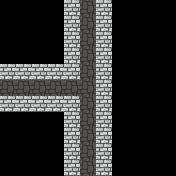

A 2D game scene composited from a Tiled map and its tileset images. What follows is a short description and the map's XML, with every tile layer's data as written:
An orthogonal 11x11 tile map with 16x16 px tiles, 3 tile layers (Path, Wall, Interact).

<map version="1.2" tiledversion="1.2.3" orientation="orthogonal" renderorder="right-down" width="11" height="11" tilewidth="16" tileheight="16" infinite="0" nextlayerid="5" nextobjectid="7">
 <properties>
  <property name="Connect_Bottom" type="bool" value="true" />
  <property name="Connect_Left" type="bool" value="true" />
  <property name="Connect_Right" type="bool" value="false" />
  <property name="Connect_Top" type="bool" value="true" />
 </properties>
  <tileset firstgid="1" name="tiles0" tilewidth="16" tileheight="16" tilecount="64" columns="16">
    <image source="Tilesets/tiles0.png" width="256" height="64" />
  </tileset>
 <layer id="1" name="Path" width="11" height="11">
  <data encoding="csv">
0,0,0,0,0,2,0,0,0,0,0,
0,0,0,0,0,2,0,0,0,0,0,
0,0,0,0,0,2,0,0,0,0,0,
0,0,0,0,0,2,0,0,0,0,0,
0,0,0,0,0,2,0,0,0,0,0,
2,2,2,2,2,2,0,0,0,0,0,
0,0,0,0,0,2,0,0,0,0,0,
0,0,0,0,0,2,0,0,0,0,0,
0,0,0,0,0,2,0,0,0,0,0,
0,0,0,0,0,2,0,0,0,0,0,
0,0,0,0,0,2,0,0,0,0,0
</data>
 </layer>
 <layer id="2" name="Wall" width="11" height="11">
  <data encoding="csv">
1,1,1,1,5,0,5,1,1,1,1,
1,1,1,1,5,0,5,1,1,1,1,
1,1,1,1,5,0,5,1,1,1,1,
1,1,1,1,5,0,5,1,1,1,1,
5,5,5,5,5,0,5,1,1,1,1,
0,0,0,0,0,0,5,1,1,1,1,
5,5,5,5,5,0,5,1,1,1,1,
1,1,1,1,5,0,5,1,1,1,1,
1,1,1,1,5,0,5,1,1,1,1,
1,1,1,1,5,0,5,1,1,1,1,
1,1,1,1,5,0,5,1,1,1,1
</data>
 </layer>
 <layer id="3" name="Interact" width="11" height="11">
  <data encoding="csv">
0,0,0,0,0,0,0,0,0,0,0,
0,0,0,0,0,0,0,0,0,0,0,
0,0,0,0,0,0,0,0,0,0,0,
0,0,0,0,0,0,0,0,0,0,0,
0,0,0,0,0,0,0,0,0,0,0,
0,0,0,0,0,0,0,0,0,0,0,
0,0,0,0,0,0,0,0,0,0,0,
0,0,0,0,0,0,0,0,0,0,0,
0,0,0,0,0,0,0,0,0,0,0,
0,0,0,0,0,0,0,0,0,0,0,
0,0,0,0,0,0,0,0,0,0,0
</data>
 </layer>
 <objectgroup id="4" name="Events" />
</map>
